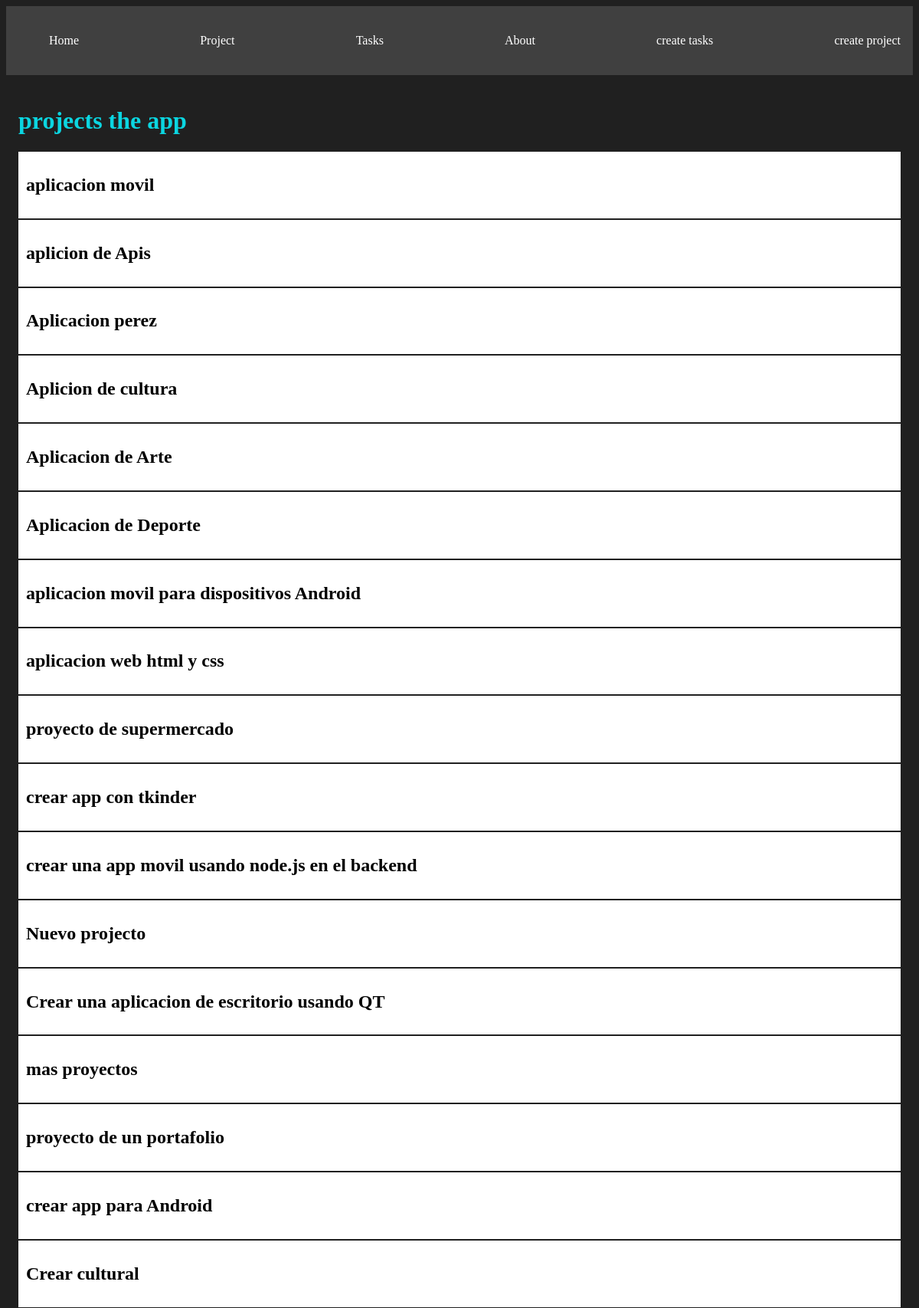
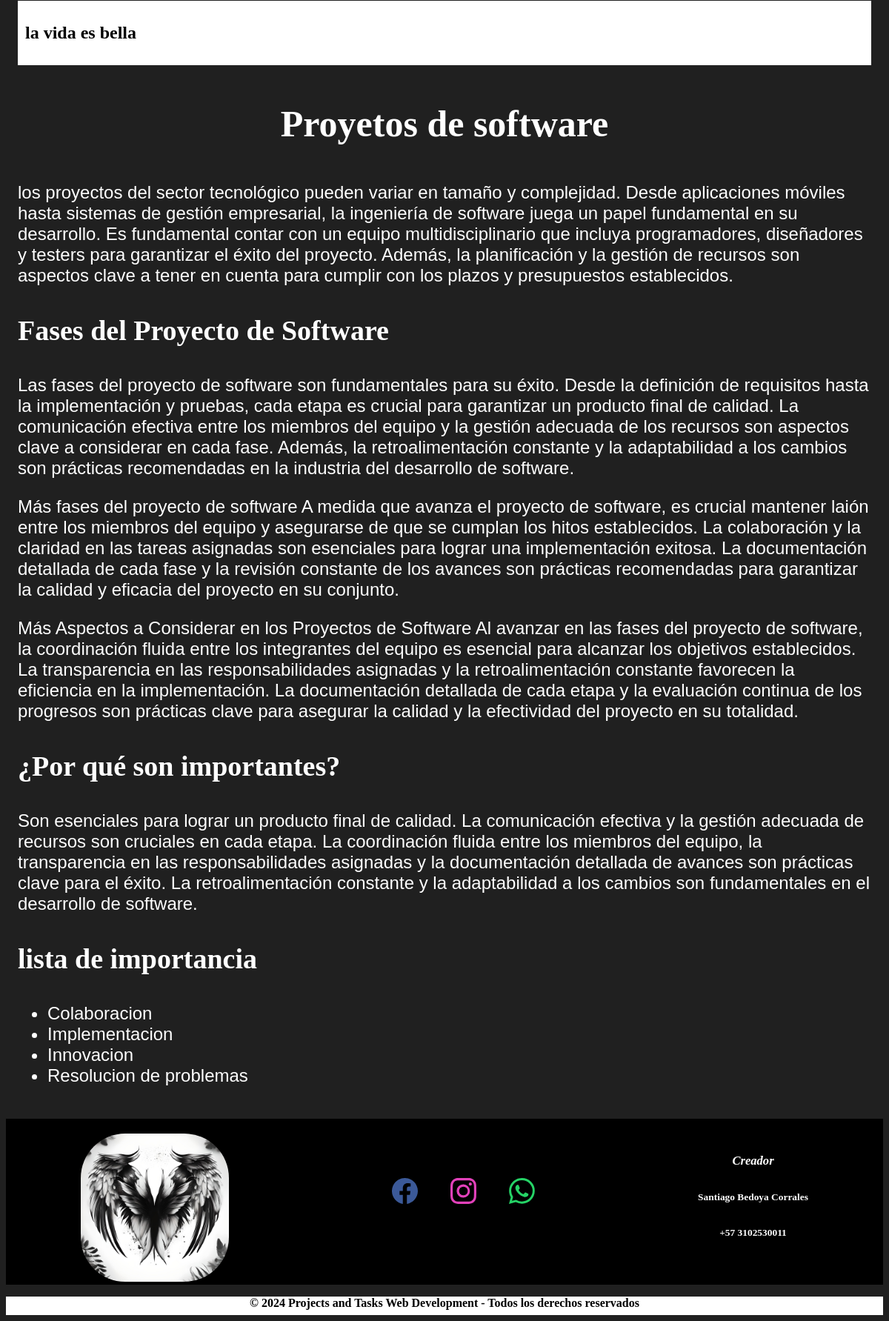
/projects/, run on the app's committed database (2 pictures, top to bottom).
### myapp/models.py (models this page shows, shortened)
class project(models.Model):
  name = models.CharField(max_length=200)

### myapp/views.py (the view)
# urls.py: path('projects/', views.projects, name="projects"),
def projects(request):
  projects = project.objects.all()
  return render(request, 'projects/projects.html',{
    'projects': projects
  })

### myapp/templates/projects/projects.html
{% extends "base.html" %}
{% block content %}
<h1 style="color: #0bd6e1;">projects the app</h1>
{% for project in projects %}
<article class="card">
  <a href="{% url 'project_detail' project.id %}" style="text-decoration: none;">
    <h2 style="color: #000;">{{project.name}}</h2>
  </a>
</article>
{% endfor %}
<h3 class="titulo-inicio">
  Proyetos de software
</h3>
<p class="parrafos">
  los proyectos del sector tecnológico pueden variar en tamaño y complejidad. Desde aplicaciones móviles hasta sistemas de gestión empresarial, la ingeniería de software juega un papel fundamental en su desarrollo. Es fundamental contar con un equipo multidisciplinario que incluya programadores, diseñadores y testers para garantizar el éxito del proyecto. Además, la planificación y la gestión de recursos son aspectos clave a tener en cuenta para cumplir con los plazos y presupuestos establecidos.
</p>
<h3 class="subtitulos">
  Fases del Proyecto de Software
</h3>
<p class="parrafos">
  Las fases del proyecto de software son fundamentales para su éxito. Desde la definición de requisitos hasta la implementación y pruebas, cada etapa es crucial para garantizar un producto final de calidad. La comunicación efectiva entre los miembros del equipo y la gestión adecuada de los recursos son aspectos clave a considerar en cada fase. Además, la retroalimentación constante y la adaptabilidad a los cambios son prácticas recomendadas en la industria del desarrollo de software.
</p>
<p class="parrafos">
  Más fases del proyecto de software A medida que avanza el proyecto de software, es crucial mantener laión entre los miembros del equipo y asegurarse de que se cumplan los hitos establecidos. La colaboración y la claridad en las tareas asignadas son esenciales para lograr una implementación exitosa. La documentación detallada de cada fase y la revisión constante de los avances son prácticas recomendadas para garantizar la calidad y eficacia del proyecto en su conjunto.
</p>
<p class="parrafos">
  Más Aspectos a Considerar en los Proyectos de Software Al avanzar en las fases del proyecto de software, la coordinación fluida entre los integrantes del equipo es esencial para alcanzar los objetivos establecidos. La transparencia en las responsabilidades asignadas y la retroalimentación constante favorecen la eficiencia en la implementación. La documentación detallada de cada etapa y la evaluación continua de los progresos son prácticas clave para asegurar la calidad y la efectividad del proyecto en su totalidad.
</p>
<h3 class="subtitulos">
  ¿Por qué son importantes?
</h3>
<p class="parrafos">
  Son esenciales para lograr un producto final de calidad. La comunicación efectiva y la gestión adecuada de recursos son cruciales en cada etapa. La coordinación fluida entre los miembros del equipo, la transparencia en las responsabilidades asignadas y la documentación detallada de avances son prácticas clave para el éxito. La retroalimentación constante y la adaptabilidad a los cambios son fundamentales en el desarrollo de software.
</p>
<h3 class="subtitulos">
  lista de importancia
</h3>
<ul class="parrafos">
  <li>Colaboracion</li>
  <li>Implementacion</li>
  <li>Innovacion</li>
  <li>Resolucion de problemas</li>
</ul>
{% endblock %}

### myapp/templates/base.html (shortened to what this page needs)
{% load static %}
<!DOCTYPE html>
<html lang="en">
<head>
  <link rel="stylesheet" href="{% static 'styles/main.css' %}">
</head>
<body>
  <nav class="navbar container">
    <ul>
      <li>
        <a href="{% url 'index' %}">Home</a>
      </li>
      <li>
        <a href="{% url 'projects' %}">Project</a>
      </li>
      <li>
        <a href="{% url 'tasks' %}">Tasks</a>
      </li>
      <li>
        <a href="{% url 'about' %}">About</a>
      </li>
      <li>
        <a href="{% url 'create_task' %}">create tasks
        </a>
      </li>
      <li>
        <a href="{% url 'create_project' %}">create project
        </a>
      </li>
    </ul>
  </nav>
  <main class="container">
    {% block content %}
    {% endblock %}
  </main>
  <footer class="pie-pagina">
      <section class="logo-footer tres-secciones">
        <img src="{% static 'alas uno.jpg' %}" alt="icono-footer" width="200" style="border-radius: 60px;">
      </section>
      <section class=" tres-secciones">
        <div>
          <div>
            <a href="#" class="enlace-footer face">
            </a>
            <a href="#" class="enlace-footer">
            </a>
            <a href="#" class="enlace-footer">
            </a>
          </div>
        </div>
      </section>
      <section class="equipo tres-secciones">
        <h5><strong><em>Creador</em></strong></h5>
        <h6>Santiago Bedoya Corrales</h6>
        <h6>+57 3102530011</h6>
      </section>
  </footer>
  <div class="text-reservado">
    <p class="mt-2"><strong>&copy; 2024 Projects and Tasks Web Development - Todos los derechos reservados</strong>
    </p>
  </div>
</body>
</html>

### myapp/static/styles/main.css (style rules this page uses)
body { background: #202020; color: #fff; }
.navbar { background: #404040; padding: 10px 0; }
.navbar ul { display: flex; justify-content: space-between; }
.navbar ul li { list-style: none; }
.navbar ul li a { color: #fff; text-decoration: none; }
.container { max-width: 1200px; margin: auto; padding: 20px 16px; }
.card { background: #fff; color: #000; padding: 10px; margin-bottom: 2px; }
.titulo-inicio { font-size: 50px; text-align: center; font-family: 'Merriweather', serif; }
.parrafos { font-size: 24px; font-family: 'Poppins', sans-serif; }
.subtitulos { font-size: 38px; font-family: 'Merriweather', serif; }
.pie-pagina { color: white; background-color: rgb(0, 0, 0); display: flex; text-align: center; justify-content: center; padding-top: 20px; }
.redes { color: #fff; text-decoration: none; margin: 60px 20px; }
.enlace-footer { text-decoration: none; }
.bi-facebook { color: #3b5998; }
.bi-instagram { color: #e241ba; }
.bi-whatsapp { color: #25D366; }
.equipo { font-size: 20px; font-family: pompiere; }
.text-reservado { text-align: center; height: 25px; color: rgb(0, 0, 0); background: #ffffff; }
.tres-secciones { padding: 0 100px; }

### data on the page
project: name "aplicacion movil"
project: name "aplicion de Apis"
project: name "Aplicacion perez"
project: name "Aplicion de cultura"
project: name "Aplicacion de Arte"
project: name "Aplicacion de Deporte"
project: name "aplicacion movil para dispositivos Android"
project: name "aplicacion web html y css"
project: name "proyecto de supermercado"
project: name "crear app con tkinder"
project: name "crear una app movil usando node.js en el backend"
project: name "Nuevo projecto"
project: name "Crear una aplicacion de escritorio usando QT"
project: name "mas proyectos"
project: name "proyecto de un portafolio"
project: name "crear app para Android"
project: name "Crear cultural"
project: name "la vida es bella"
